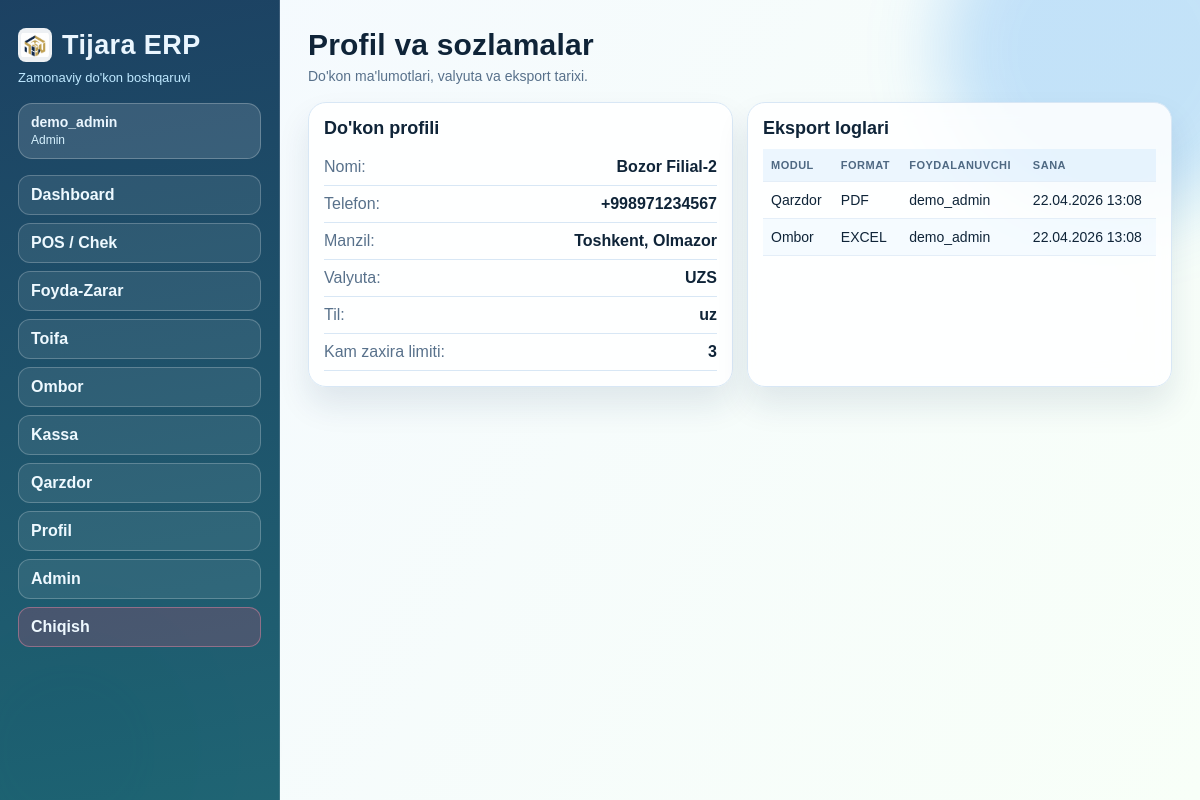
Screenshot of /profil/ (signed in) with the database file from the repository.
### profil/models.py (models this page shows, shortened)
class ShopProfile(models.Model):
    shop_name = models.CharField(max_length=150)
    phone = models.CharField(max_length=30, blank=True)
    address = models.CharField(max_length=255, blank=True)
    currency = models.CharField(max_length=10, default="UZS")
    language = models.CharField(max_length=10, default="uz")
    notification_phone = models.CharField(max_length=30, blank=True)
    low_stock_alert_limit = models.PositiveIntegerField(default=5)
    created_at = models.DateTimeField(auto_now_add=True)
    class Meta:
        verbose_name = "Do'kon profili"
        verbose_name_plural = "Do'kon profillari"

class ExportLog(models.Model):
    TYPE_EXCEL = "EXCEL"
    TYPE_PDF = "PDF"
    FILE_TYPES = (
        (TYPE_EXCEL, "Excel"),
        (TYPE_PDF, "PDF"),
    )
    module = models.CharField(max_length=50)
    file_type = models.CharField(max_length=10, choices=FILE_TYPES)
    generated_by = models.ForeignKey(
        settings.AUTH_USER_MODEL, null=True, blank=True, on_delete=models.SET_NULL
    )
    created_at = models.DateTimeField(default=timezone.now)
    class Meta:
        ordering = ["-created_at"]
        verbose_name = "Eksport log"
        verbose_name_plural = "Eksport loglari"

### core/views.py (the view)
# urls.py: path("profil/", web_profil, name="web-profil"),
@login_required
def web_profil(request):
    profile = ShopProfile.objects.order_by("-id").first()
    exports = ExportLog.objects.select_related("generated_by").order_by("-created_at")[:20]
    return render(request, "profil.html", {"profile": profile, "exports": exports})

### templates/profil.html (shortened to what this page needs)
{% extends "base.html" %}
{% block content %}
<section class="header">
    <h2>Profil va sozlamalar</h2>
    <p>Do'kon ma'lumotlari, valyuta va eksport tarixi.</p>
</section>
<section class="grid-2">
    <div class="panel">
        <h3>Do'kon profili</h3>
        {% if profile %}
        <ul class="details-list">
            <li><span>Nomi:</span><strong>{{ profile.shop_name }}</strong></li>
            <li><span>Telefon:</span><strong>{{ profile.phone|default:"-" }}</strong></li>
            <li><span>Manzil:</span><strong>{{ profile.address|default:"-" }}</strong></li>
            <li><span>Valyuta:</span><strong>{{ profile.currency }}</strong></li>
            <li><span>Til:</span><strong>{{ profile.language }}</strong></li>
            <li><span>Kam zaxira limiti:</span><strong>{{ profile.low_stock_alert_limit }}</strong></li>
        </ul>
        {% else %}
        <p>Profil ma'lumoti yo'q. Admin paneldan ShopProfile qo'shing.</p>
        {% endif %}
    </div>
    <div class="panel">
        <h3>Eksport loglari</h3>
        <table>
            <thead><tr><th>Modul</th><th>Format</th><th>Foydalanuvchi</th><th>Sana</th></tr></thead>
            <tbody>
                {% for e in exports %}
                <tr>
                    <td>{{ e.module }}</td>
                    <td>{{ e.file_type }}</td>
                    <td>{{ e.generated_by.username|default:"-" }}</td>
                    <td>{{ e.created_at|date:"d.m.Y H:i" }}</td>
                </tr>
                {% empty %}
                <tr><td colspan="4">Eksport tarixi hali bo'sh.</td></tr>
                {% endfor %}
            </tbody>
        </table>
    </div>
</section>
{% endblock %}

### templates/base.html (shortened to what this page needs)
{% load static %}
<!DOCTYPE html>
<html lang="uz">
<head>
    <link rel="stylesheet" href="{% static 'css/app.css' %}">
</head>
<body>
    <div class="bg-orb orb-two"></div>
    <div class="layout">
        <aside class="sidebar">
            <div class="brand-wrap">
                <img class="brand-logo" src="{% static 'img/tijara-logo.png' %}" alt="Tijara logo">
                <h1>Tijara ERP</h1>
            </div>
            <p>Zamonaviy do'kon boshqaruvi</p>
            {% if user.is_authenticated %}
            <div class="user-chip">
                <strong>{{ user.username }}</strong>
                <span>{% if user.is_superuser or user.is_staff %}Admin{% else %}Operator{% endif %}</span>
            </div>
            {% endif %}
            <nav>
                {% if user.is_authenticated %}
                    {% if user.is_superuser or user.is_staff %}
                    <a class="nav-link" href="{% url 'web-dashboard' %}">Dashboard</a>
                    <a class="nav-link" href="{% url 'web-pos' %}">POS / Chek</a>
                    <a class="nav-link" href="{% url 'web-profit' %}">Foyda-Zarar</a>
                    <a class="nav-link" href="{% url 'web-toifa' %}">Toifa</a>
                    <a class="nav-link" href="{% url 'web-ombor' %}">Ombor</a>
                    <a class="nav-link" href="{% url 'web-kassa' %}">Kassa</a>
                    <a class="nav-link" href="{% url 'web-qarzdor' %}">Qarzdor</a>
                    <a class="nav-link" href="{% url 'web-profil' %}">Profil</a>
                    <a class="nav-link" href="/admin/">Admin</a>
                    {% endif %}
                    <a class="nav-link nav-danger" href="{% url 'logout' %}">Chiqish</a>
                {% else %}
                    <a class="nav-link" href="{% url 'login' %}">Kirish</a>
                    <a class="nav-link" href="/admin/login/">Admin kirish</a>
                {% endif %}
            </nav>
        </aside>
        <main class="content">
            {% block content %}{% endblock %}
        </main>
    </div>
</body>
</html>

### static/css/app.css (style rules this page uses)
:root { --bg-1: #f4f9ff; --bg-2: #f8fff8; --text: #0f2438; --muted: #58718b; --line: #d8e7f5; --card: rgba(255, 255, 255, 0.86); --glass: blur(10px); --brand-a: #1f8ef1; --brand-b: #0bb783; --brand-c: #ff8a3d; --danger: #f0446f; --shadow: 0 18px 32px rgba(17, 52, 84, 0.1); }
* { box-sizing: border-box; }
body { margin: 0; font-family: "Sora", "Manrope", sans-serif; color: var(--text); background: linear-gradient(120deg, var(--bg-1), var(--bg-2)); }
a { color: #226eca; }
.bg-orb { position: fixed; border-radius: 999px; pointer-events: none; filter: blur(35px); z-index: 0; animation: drift 12s ease-in-out infinite alternate; }
.orb-two { width: 280px; height: 280px; bottom: -90px; left: -70px; background: rgba(11, 183, 131, 0.2); animation-delay: 0.8s; }
.layout { display: grid; grid-template-columns: 280px 1fr; min-height: 100vh; position: relative; z-index: 2; }
.sidebar { padding: 28px 18px; background: linear-gradient(170deg, rgba(16, 55, 90, 0.95), rgba(20, 92, 108, 0.95)); color: #eaf6ff; border-right: 1px solid rgba(255, 255, 255, 0.14); }
.brand-wrap { display: flex; align-items: center; gap: 10px; }
.brand-logo { width: 34px; height: 34px; object-fit: contain; border-radius: 8px; background: rgba(255, 255, 255, 0.92); padding: 3px; }
.sidebar h1 { margin: 0; font-size: 27px; letter-spacing: 0.4px; }
.sidebar p { margin: 8px 0 18px; color: #bee8ff; font-size: 13px; }
.user-chip { border: 1px solid rgba(255, 255, 255, 0.24); background: rgba(255, 255, 255, 0.12); border-radius: 14px; padding: 10px 12px; margin-bottom: 16px; }
.user-chip strong { display: block; font-size: 14px; }
.user-chip span { font-size: 12px; color: #d7f2ff; }
.sidebar nav { display: flex; flex-direction: column; gap: 8px; }
.nav-link { text-decoration: none; color: #eef9ff; font-weight: 600; border-radius: 12px; padding: 10px 12px; border: 1px solid rgba(255, 255, 255, 0.22); background: rgba(255, 255, 255, 0.08); transition: all 0.2s ease; }
.nav-danger { border-color: rgba(255, 149, 176, 0.4); background: rgba(240, 68, 111, 0.2); }
.content { padding: 28px; }
.header h2 { margin: 0 0 6px; font-size: 30px; letter-spacing: 0.2px; }
.header p { margin: 0 0 18px; color: var(--muted); font-size: 14px; }
.grid-2 { display: grid; grid-template-columns: repeat(2, minmax(0, 1fr)); gap: 14px; margin-bottom: 14px; }
.panel { background: var(--card); border: 1px solid var(--line); border-radius: 18px; box-shadow: var(--shadow); padding: 15px; backdrop-filter: var(--glass); }
.panel h3 { margin: 0 0 10px; font-size: 18px; }
table { width: 100%; border-collapse: collapse; font-size: 14px; overflow: hidden; }
th, td { border-bottom: 1px solid #e4eef8; text-align: left; padding: 10px 8px; }
tbody tr:nth-child(even) { background: rgba(31, 142, 241, 0.04); }
th { color: #4f6983; font-size: 11px; letter-spacing: 0.5px; text-transform: uppercase; background: rgba(31, 142, 241, 0.08); }
.details-list { list-style: none; margin: 0; padding: 0; }
.details-list li { display: flex; justify-content: space-between; gap: 12px; border-bottom: 1px solid var(--line); padding: 9px 0; }
.details-list span { color: var(--muted); }

### rows the page displays
ShopProfile: shop_name "Bozor Filial-2", phone "+998971234567", address "Toshkent, Olmazor", currency "UZS", language "uz", low_stock_alert_limit "3"
ExportLog: module "Qarzdor", file_type "PDF", generated_by.username "demo_admin", created_at "22.04.2026 13:08"
ExportLog: module "Ombor", file_type "EXCEL", generated_by.username "demo_admin", created_at "22.04.2026 13:08"

### other values shown
{{ user.username }} "demo_admin"
